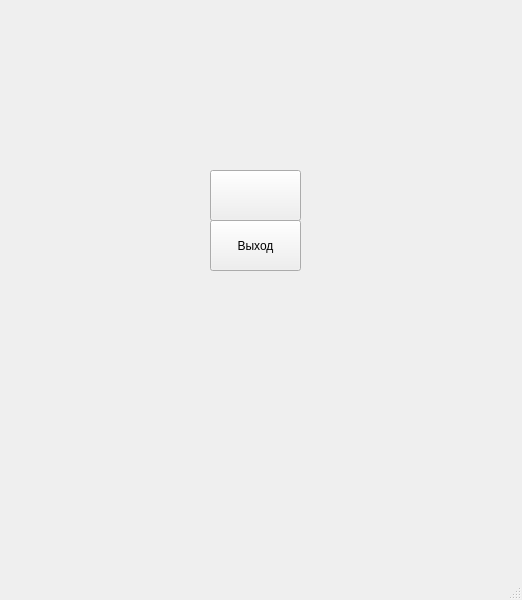
<?xml version="1.0" encoding="UTF-8"?>
<ui version="4.0">
 <class>Maze</class>
 <widget class="QMainWindow" name="Maze">
  <property name="geometry">
   <rect>
    <x>0</x>
    <y>0</y>
    <width>522</width>
    <height>600</height>
   </rect>
  </property>
  <property name="maximumSize">
   <size>
    <width>522</width>
    <height>600</height>
   </size>
  </property>
  <property name="windowTitle">
   <string>Maze</string>
  </property>
  <widget class="QWidget" name="centralwidget">
   <property name="maximumSize">
    <size>
     <width>522</width>
     <height>600</height>
    </size>
   </property>
   <widget class="QPushButton" name="btn_start">
    <property name="geometry">
     <rect>
      <x>210</x>
      <y>170</y>
      <width>91</width>
      <height>51</height>
     </rect>
    </property>
    <property name="text">
     <string/>
    </property>
   </widget>
   <widget class="QPushButton" name="btn_exit">
    <property name="geometry">
     <rect>
      <x>210</x>
      <y>220</y>
      <width>91</width>
      <height>51</height>
     </rect>
    </property>
    <property name="text">
     <string>Выход</string>
    </property>
   </widget>
  </widget>
  <widget class="QMenuBar" name="menubar">
   <property name="geometry">
    <rect>
     <x>0</x>
     <y>0</y>
     <width>522</width>
     <height>21</height>
    </rect>
   </property>
  </widget>
  <widget class="QStatusBar" name="statusbar"/>
 </widget>
 <resources/>
 <connections/>
</ui>
